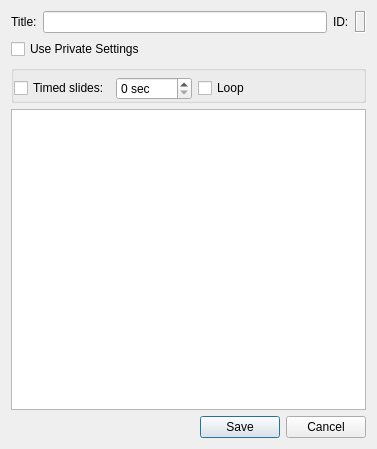
<?xml version="1.0" encoding="UTF-8"?>
<ui version="4.0">
 <class>EditAnnouncementDialog</class>
 <widget class="QDialog" name="EditAnnouncementDialog">
  <property name="geometry">
   <rect>
    <x>0</x>
    <y>0</y>
    <width>377</width>
    <height>449</height>
   </rect>
  </property>
  <property name="windowTitle">
   <string>Edit Announcement</string>
  </property>
  <property name="windowIcon">
   <iconset resource="../softprojector.qrc">
    <normaloff>:/icons/icons/announce_edit.png</normaloff>:/icons/icons/announce_edit.png</iconset>
  </property>
  <layout class="QVBoxLayout" name="verticalLayout">
   <item>
    <layout class="QHBoxLayout" name="horizontalLayout_2">
     <item>
      <widget class="QLabel" name="labelTitle">
       <property name="text">
        <string>Title:</string>
       </property>
      </widget>
     </item>
     <item>
      <widget class="QLineEdit" name="lineEditTitle"/>
     </item>
     <item>
      <widget class="QLabel" name="labelId">
       <property name="text">
        <string>ID:</string>
       </property>
      </widget>
     </item>
     <item>
      <widget class="QLabel" name="labelIdNum">
       <property name="frameShape">
        <enum>QFrame::Box</enum>
       </property>
       <property name="frameShadow">
        <enum>QFrame::Sunken</enum>
       </property>
      </widget>
     </item>
    </layout>
   </item>
   <item>
    <widget class="QCheckBox" name="checkBoxUsePrivateSettings">
     <property name="text">
      <string>Use Private Settings</string>
     </property>
    </widget>
   </item>
   <item>
    <widget class="QGroupBox" name="groupBoxPrivateSettings">
     <property name="flat">
      <bool>true</bool>
     </property>
     <layout class="QVBoxLayout" name="verticalLayout_2">
      <property name="leftMargin">
       <number>0</number>
      </property>
      <property name="topMargin">
       <number>6</number>
      </property>
      <property name="rightMargin">
       <number>0</number>
      </property>
      <property name="bottomMargin">
       <number>0</number>
      </property>
      <item>
       <layout class="QHBoxLayout" name="horizontalLayout">
        <item>
         <widget class="QCheckBox" name="checkBoxTimedSlides">
          <property name="text">
           <string>Timed slides:</string>
          </property>
         </widget>
        </item>
        <item>
         <widget class="QSpinBox" name="spinBoxTimeOut">
          <property name="suffix">
           <string extracomment="seconds"> sec</string>
          </property>
          <property name="maximum">
           <number>1000</number>
          </property>
         </widget>
        </item>
        <item>
         <widget class="QCheckBox" name="checkBoxLoop">
          <property name="text">
           <string>Loop</string>
          </property>
         </widget>
        </item>
        <item>
         <spacer name="horizontalSpacer">
          <property name="orientation">
           <enum>Qt::Horizontal</enum>
          </property>
          <property name="sizeHint" stdset="0">
           <size>
            <width>40</width>
            <height>20</height>
           </size>
          </property>
         </spacer>
        </item>
       </layout>
      </item>
     </layout>
    </widget>
   </item>
   <item>
    <widget class="QTextEdit" name="textEditAnnouncement">
     <property name="acceptRichText">
      <bool>false</bool>
     </property>
    </widget>
   </item>
   <item>
    <layout class="QHBoxLayout" name="horizontalLayout_3">
     <item>
      <spacer name="horizontalSpacer_2">
       <property name="orientation">
        <enum>Qt::Horizontal</enum>
       </property>
       <property name="sizeHint" stdset="0">
        <size>
         <width>40</width>
         <height>20</height>
        </size>
       </property>
      </spacer>
     </item>
     <item>
      <widget class="QPushButton" name="pushButtonSave">
       <property name="text">
        <string>Save</string>
       </property>
      </widget>
     </item>
     <item>
      <widget class="QPushButton" name="pushButtonCancel">
       <property name="text">
        <string>Cancel</string>
       </property>
      </widget>
     </item>
    </layout>
   </item>
  </layout>
 </widget>
 <tabstops>
  <tabstop>lineEditTitle</tabstop>
  <tabstop>checkBoxUsePrivateSettings</tabstop>
  <tabstop>checkBoxTimedSlides</tabstop>
  <tabstop>spinBoxTimeOut</tabstop>
  <tabstop>checkBoxLoop</tabstop>
  <tabstop>textEditAnnouncement</tabstop>
 </tabstops>
 <resources>
  <include location="../softprojector.qrc"/>
 </resources>
 <connections/>
</ui>
